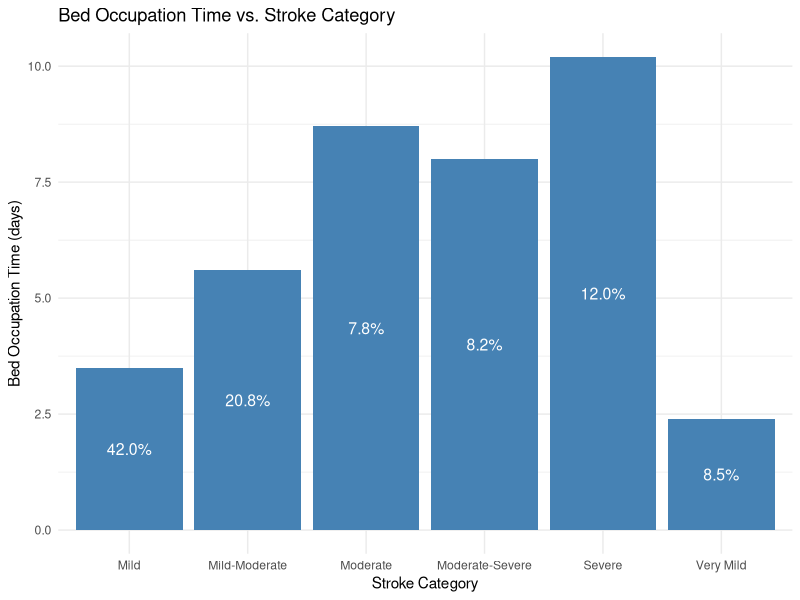
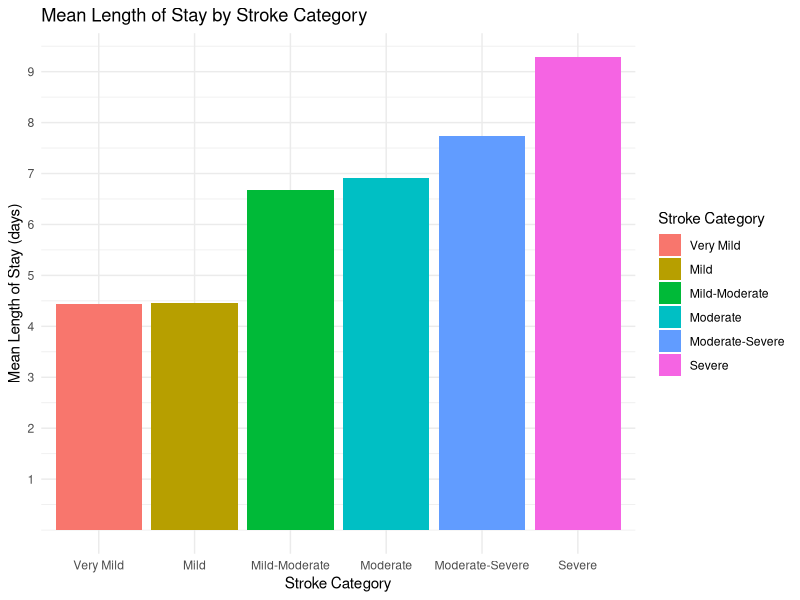

Write the R code that produced these figures, in order. (Note: this script raises an error after producing the figures.)
## ---- chunk 1
library(tidyverse)
library(ggplot2)

set.seed(2023)
# Parameters

total_patients <- 2000 # assuming there are 2000 all around the year
total_patients_future <- 2500 # assuming the 2500 patients in the future 
patients_per_month <- 2000/12 # patients per month
arrival_rate <- total_patients/365  # average 6 patients per day
arrival_rate_future <- total_patients_future/365 # average 7 patients per day

# Bed occupation time (in days) for each stroke level

bed_occupation_time <- list(c(4.43), c(4.46), c(6.67), c(6.92), c(7.74), c(9.29))


# Probability of each stroke level
stroke_level_prob <- c(0.0570,0.342, 0.217, 0.136, 0.0971, 0.151)
## ---- chunk 2
library(ggplot2)

bed_occupation_time_df <- data.frame(
  stroke_category = c("Very Mild", "Mild", "Mild-Moderate", "Moderate", "Moderate-Severe", "Severe"),
  bed_occupation_time = c(2.4, 3.5, 5.6, 8.7, 8, 10.2),
  probability = c(0.0850, 0.420, 0.208, 0.0781, 0.0820, 0.120)
)

ggplot(bed_occupation_time_df, aes(x = stroke_category, y = bed_occupation_time)) +
  geom_col(fill = "steelblue") +
  theme_minimal()+
  geom_text(aes(label = scales::percent(probability, accuracy = 0.1)), 
            position = position_stack(vjust = 0.5), color = "white", size = 4) +
  theme_minimal() +
  labs(title = "Bed Occupation Time vs. Stroke Category",
       x = "Stroke Category",
       y = "Bed Occupation Time (days)")



## ---- chunk 3
# generating the inter-arrival times

set.seed(2023)
# the function below is created to generate the inter-arrival times between the patients.
# the inter arrival follows an exponential distribution hence rexp(), arrival rate is
# defined above

generate_interarrival_times <- function(total_patients, arrival_rate) {
  interarrival_times <- rexp(total_patients, rate = arrival_rate)
  return(interarrival_times)
}

## ---- chunk 4
# assigning the stroke levels to the patients

set.seed(2023)

# the function is created to assign patients (from total_patients) randomly a stroke level.
# This assignment is based on the probabilities defined in the stroke_level_prob. 
# To achieve this we use sample()

assign_stroke_levels <- function(total_patients, stroke_level_prob) {
  stroke_levels <- sample(1:length(stroke_level_prob), 
                          size = total_patients, 
                          replace = TRUE, 
                          prob = stroke_level_prob)
  return(stroke_levels)
}


# if the probability of the severe stroke is really high, say 0.7, 
# then the sample() function would generate random samples of 2000 patients 
# wherein most patients would be assigned the severe stroke level category. 

# Function to generate length of stay for each patient
# this function takes in three arguments each of which has been defined earlier

# stroke levels for the present number of patients
stroke_levels <- assign_stroke_levels(total_patients, stroke_level_prob)

# future stroke levels for the future increased number of patients

stroke_levels_future <- assign_stroke_levels(total_patients = total_patients_future,
                                             stroke_level_prob = stroke_level_prob)
## ---- chunk 5
set.seed(2023)
#generating length of stay

generate_length_of_stay <- function(total_patients, bed_occupation_time, stroke_levels) {
  length_of_stay <- numeric(total_patients)
  
  for (i in 1:total_patients) {
    stroke_level <- stroke_levels[i]
    
    if (length(bed_occupation_time[[stroke_level]]) == 1) {
      length_of_stay[i] <- bed_occupation_time[[stroke_level]][1]
    } else {
      length_of_stay[i] <- sample(bed_occupation_time[[stroke_level]][1]:bed_occupation_time[[stroke_level]][2], 1)
    }
  }
  
  return(length_of_stay)
}


# Generating length_of_stay for each patient
length_of_stay <- generate_length_of_stay(total_patients, bed_occupation_time, stroke_levels)

## ---- chunk 6

set.seed(2023)

# generating the arrival data for the current volume of patients

# Add number_of_patients and length_of_stay to arrivals_data

interarrival_times <- generate_interarrival_times(total_patients, arrival_rate)

stroke_levels <- assign_stroke_levels(total_patients, stroke_level_prob)

length_of_stay<- generate_length_of_stay(total_patients, bed_occupation_time, stroke_levels)

arrivals_data <- data.frame(interarrival_times, stroke_levels, length_of_stay)

arrivals_data$stroke_categories <- factor(arrivals_data$stroke_levels,
                                          levels = c(1, 2, 3, 4, 5, 6),
                                          labels = c("Very Mild", "Mild", "Mild-Moderate", "Moderate", "Moderate-Severe", "Severe"))

ggplot(arrivals_data, aes(x = stroke_categories, y = length_of_stay, fill = stroke_categories)) +
  geom_bar(stat = "summary", fun = "mean", position = "dodge") +
  theme_minimal() +
  scale_y_continuous(breaks = c(1,2,3,4,5,6,7,8,9,10))+
  labs(title = "Mean Length of Stay by Stroke Category",
       x = "Stroke Category",
       y = "Mean Length of Stay (days)") +
  scale_fill_discrete(name = "Stroke Category")


# generating the arrival data for the future volume of patients

interarrival_times_future <- generate_interarrival_times(total_patients = total_patients_future,
                                                         arrival_rate_future)
stroke_levels_future <- assign_stroke_levels(total_patients = total_patients_future,
                                             stroke_level_prob = stroke_level_prob)
length_of_stay_future <- generate_length_of_stay(total_patients_future, bed_occupation_time, stroke_levels_future)

arrivals_data_future <- data.frame(interarrival_times_future,stroke_levels_future,
                                   length_of_stay_future)


## ---- chunk 7

# created the stroke simulation function 

set.seed(2023)

stroke_simulation <- function(total_patients, arrival_rate, 
                              bed_occupation_time, stroke_level_prob, 
                              num_beds) {
  
  interarrival_times <- generate_interarrival_times(total_patients, arrival_rate)
  stroke_levels <- assign_stroke_levels(total_patients, stroke_level_prob)
  length_of_stay <- generate_length_of_stay(total_patients, bed_occupation_time, stroke_levels)
  
  # initializing the beds and queue 
  beds <- rep(0, num_beds)
  queue <- list()
  

# inter-arrival_time is an input parameter for this function, 
# which represents the time between patient arrivals. 
# This variable is based on the generate_interarrival_times function, 
# where we input the total number of patients and arrival rate.

# The pmax function ensures that the bed occupation times do not become negative. 
# A value of 0 in this context means that the bed is available 
# (i.e., the patient has completed their stay, 
# and the bed is now available for other patients).
  
  update_bed_occupation_times <- function(beds, interarrival_time) {
  beds <- pmax(beds - interarrival_time, 0)
  
  # 'beds' is a numeric vector that represents the current remaining 
  # bed occupation time for each bed in the simulation.
  # Each element in this vector corresponds to a bed in the hospital
  # ward. A value of 0 means that the bed is available for use.
  # Subtracting the interarrival_time from each element of 'beds' 
  # updates the remaining bed occupation times, considering the 
  # passage of time between patient arrivals.
  # The pmax function is used to ensure that the resulting bed 
  # occupation times do not become negative, meaning that a 
  # bed with a remaining time less than or equal to the interarrival_time
  # will be considered available (set to 0).
  return(beds)
}
  
  # for every patient in total patients (1000)
  
  for (i in 1:total_patients) {
    
    # update the beds variable with the bed occupation times 
    # of all the patients arriving at the inter-arrival times
    
    beds <- update_bed_occupation_times(beds, interarrival_times[i])
    # creating a new variable available beds to keep track 
    # of the available beds the beds that are available will
    # have the bed occupation time of 0 so in this variable 
    # I store the beds that are available hence which(beds==0)
    
    available_beds <- which(beds == 0)
    
    # here if the length of the available beds vector 
    # is greater than 0 which means that 
    # there is at least one bed with bed occupation times ==0 
    # then assign the first available bed to the patient 
    # by setting this available bed (bed occupation times ==0) 
    # to the length of the stay of the patient 
    # (whatever the severity of that patient might be)
    
    if (length(available_beds) > 0) {
      beds[available_beds[1]] <- length_of_stay[i]
    } else {
      # if there is no bed available then append the queue list
      queue <- append(queue, length_of_stay[i])
    }
  }
  
  return(list(beds = beds, queue = queue, length_of_stay =length_of_stay))
}
## ---- chunk 8
options(scipen = 999)
# stroke sim current

stroke_sim_50 <- stroke_simulation(total_patients= total_patients, 
                                   arrival_rate= arrival_rate, 
                              bed_occupation_time = bed_occupation_time, 
                              stroke_level_prob= stroke_level_prob, 
                              num_beds= 50)

stroke_sim_40 <- stroke_simulation(total_patients= total_patients, 
                                   arrival_rate= arrival_rate, 
                              bed_occupation_time = bed_occupation_time, 
                              stroke_level_prob= stroke_level_prob, 
                              num_beds= 40)

stroke_sim_30 <- stroke_simulation(total_patients= total_patients, 
                                   arrival_rate= arrival_rate, 
                              bed_occupation_time = bed_occupation_time, 
                              stroke_level_prob= stroke_level_prob,
                              num_beds= 30)

stroke_sim_20 <- stroke_simulation(total_patients= total_patients, 
                                   arrival_rate= arrival_rate, 
                              bed_occupation_time = bed_occupation_time, 
                              stroke_level_prob= stroke_level_prob, 
                              num_beds= 20)

long_format_data <- stroke_sim_20 %>%
  gather(key = "variable", value = "value", starts_with("queue"))

library(ggplot2)
stroke_sim_20$length_of_stay <- as.numeric(stroke_sim_20$length_of_stay)
ggplot(stroke_sim_20, aes(x = length_of_stay)) +
  geom_histogram(binwidth = 0.5, fill = "steelblue", alpha = 0.8) +
  theme_minimal() +
  labs(title = "Length of Stay Distribution",
       x = "Length of Stay (days)",
       y = "Frequency")



# stroke sim future

stroke_sim_50_f <- stroke_simulation(total_patients= total_patients_future, 
                                   arrival_rate= arrival_rate_future, 
                                   bed_occupation_time = bed_occupation_time, 
                                   stroke_level_prob= stroke_level_prob, 
                                   num_beds= 50)

stroke_sim_40_f <- stroke_simulation(total_patients= total_patients_future, 
                                   arrival_rate= arrival_rate_future, 
                                   bed_occupation_time = bed_occupation_time, 
                                   stroke_level_prob= stroke_level_prob, 
                                   num_beds= 40)

stroke_sim_30_f <- stroke_simulation(total_patients= total_patients_future, 
                                     arrival_rate= arrival_rate_future, 
                                     bed_occupation_time = bed_occupation_time,
                                     stroke_level_prob= stroke_level_prob, 
                                     num_beds= 30)

stroke_sim_20_f <- stroke_simulation(total_patients= total_patients_future, 
                                     arrival_rate= arrival_rate_future, 
                                     bed_occupation_time = bed_occupation_time,
                                     stroke_level_prob= stroke_level_prob, 
                                     num_beds= 20)
## ---- chunk 9
set.seed(2023)

run_simulation <- function(arrival_rate, 
                           bed_occupation_time, 
                           stroke_level_prob, 
                           total_patients, 
                           num_simulations) {
    num_bed_range <- seq(20,50, by=1)

  performance_metrics_list <- lapply(1:num_simulations, function(simulation) {
    lapply(num_bed_range, function(num_beds) {
      stroke_sim <- stroke_simulation(total_patients =  total_patients,
                                      arrival_rate = arrival_rate,
                                      bed_occupation_time = bed_occupation_time,
                                      stroke_level_prob = stroke_level_prob,
                                      num_beds = num_beds)
                                      
      num_beds <- length(stroke_sim$beds)
      total_patients <- total_patients
      
      occupied_beds <- sum(stroke_sim$beds > 0)
      utilization <- occupied_beds / num_beds
      
      total_wait_times <- sum(unlist(stroke_sim$queue))
      num_patients_queue <- length(stroke_sim$queue)
      avg_wait_times <- total_wait_times / num_patients_queue
      
      average_time_in_queue = total_wait_times / num_patients_queue
      max_queue_length <- length(stroke_sim$queue)
      
      proportion_patients_waiting <- num_patients_queue / total_patients
      percent_patients_waiting <- proportion_patients_waiting * 100
      
      avg_length_of_stay <- (sum(stroke_sim$length_of_stay)) / total_patients
      
      performance_metrics_month <- data.frame(num_beds = num_beds,
                                              utilization = utilization,
                                              avg_wait_times = avg_wait_times,
                                              max_queue_length = max_queue_length,
                                              proportion_patients_waiting = proportion_patients_waiting,
                                              percent_patients_waiting = percent_patients_waiting,
                                              avg_length_of_stay = avg_length_of_stay)
                                              
      return(performance_metrics_month)
    })
  })

  return(performance_metrics_list)
}

results <- run_simulation(arrival_rate = arrival_rate, 
                          bed_occupation_time = bed_occupation_time, 
                          stroke_level_prob = stroke_level_prob, 
                          total_patients = total_patients, 
                          num_simulations = 120)

results_future <- run_simulation(arrival_rate = arrival_rate_future,
                                 bed_occupation_time = bed_occupation_time,
                                 stroke_level_prob = stroke_level_prob,
                                 total_patients = total_patients_future,
                                 num_simulations = 120)


## ---- chunk 10
# Combine all the data frames into one
results_df <- do.call(rbind, lapply(results, function(x) do.call(rbind, x)))


# Load the ggplot2 library
library(ggplot2)

# Plot average waiting times against the number of beds
ggplot(results_df, aes(x = num_beds, y = avg_wait_times)) +
  geom_point() +
  geom_smooth(method = "loess") +
  labs(title = "Average Waiting Times vs. Number of Beds",
       x = "Number of Beds",
       y = "Average Waiting Time (Days)")

# Plot the proportion of patients waiting against the number of beds
ggplot(results_df, aes(x = num_beds, y = percent_patients_waiting)) +
  geom_point(size=0.7,
             alpha= 0.5) +
  geom_smooth(method = "loess") +
  theme_minimal() +
  labs(title = "Percent of Patients Waiting vs. Number of Beds",
       x = "Number of Beds",
       y = "Percent of Patients Waiting") +
  geom_hline(yintercept = 5, linetype = "dashed", color = "red", size = 0.5)+
  scale_y_continuous(breaks = c(5,10,15,20,25,30,35,40,45))


# Plot utilization against the number of beds
ggplot(results_df, aes(x = num_beds, y = utilization)) +
  geom_point(size=0.7) +
  geom_smooth(method = "loess") +
  theme_minimal()+
  geom_hline(yintercept = 0.8, linetype = "dashed", color = "red", size = 0.5)+
  labs(title = "Utilization vs. Number of Beds",
       x = "Number of Beds",
       y = "Utilization")

# Plot max queue length against the number of beds
ggplot(results_df, aes(x = num_beds, y = max_queue_length)) +
  geom_point() +
  geom_smooth(method = "loess") +
  theme_minimal() +
  labs(title = "Maximum Queue Length vs. Number of Beds",
       x = "Number of Beds",
       y = "Maximum Queue Length")



## ---- chunk 11
# visualization for the future

results_df_future <- do.call(rbind, lapply(results_future, function(x) do.call(rbind, x)))

# Load the ggplot2 library
library(ggplot2)

# Plot average waiting times against the number of beds
ggplot(results_df_future, aes(x = num_beds, y = avg_wait_times)) +
  geom_point() +
  geom_smooth(method = "loess") +
  labs(title = "Average Waiting Times vs. Number of Beds",
       x = "Number of Beds",
       y = "Average Waiting Time (Days)")

# Plot the proportion of patients waiting against the number of beds
ggplot(results_df_future, aes(x = num_beds, y = percent_patients_waiting)) +
  geom_point(size=0.7,
             alpha= 0.5) +
  geom_smooth(method = "loess") +
  theme_minimal() +
  labs(title = "Percent of Patients Waiting vs. Number of Beds",
       x = "Number of Beds",
       y = "Percent of Patients Waiting") +
  geom_hline(yintercept = 5, linetype = "dashed", color = "red", size = 0.5)+
  scale_y_continuous(breaks = c(5,10,15,20,25,30,35,40,45)) +
  scale_x_continuous(breaks = c(2,4,6,8,10,12,14,16,18,20,22,24,26,28,30,32,34,36,38,40,42,44,46,48,50))


# Plot utilization against the number of beds
ggplot(results_df_future, aes(x = num_beds, y = utilization)) +
  geom_point(size=0.7) +
  geom_smooth(method = "loess") +
  theme_minimal()+
  geom_hline(yintercept = 0.8, linetype = "dashed", color = "red", size = 0.5)+
  labs(title = "Utilization vs. Number of Beds",
       x = "Number of Beds",
       y = "Utilization")

# Plot max queue length against the number of beds
ggplot(results_df_future, aes(x = num_beds, y = max_queue_length)) +
  geom_point() +
  geom_smooth(method = "loess") +
  theme_minimal() +
  labs(title = "Maximum Queue Length vs. Number of Beds",
       x = "Number of Beds",
       y = "Maximum Queue Length")
